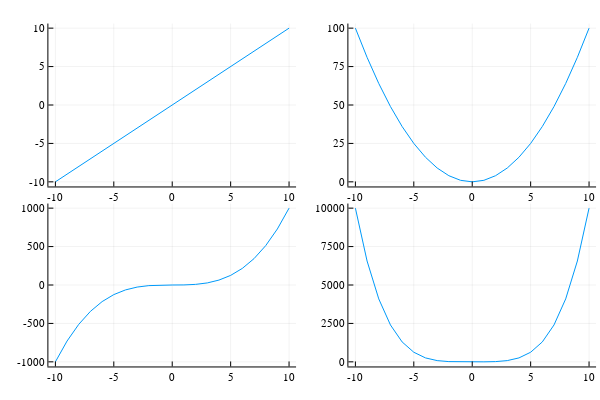

Notebook source saved alongside this figure:
### Markdown cell above
<br>

##### 8.2
Execute the following code:

### Code cell
p1 = plot(x, x)
p2 = plot(x, x.^2)
p3 = plot(x, x.^3)
p4 = plot(x, x.^4)
plot(p1, p2, p3, p4, layout = (2, 2), legend = false)

### Figure 1 — Plotly figure (JSON) as saved in the notebook; plotly's stock layout.template omitted (floating-point values rounded to 4 significant figures)
{"data": [{"colorbar": {"len": 0.4525, "title": "", "x": 0.4934, "y": 0.7639}, "legendgroup": "y1", "line": {"color": "rgba(0, 154, 250, 1.000)", "dash": "solid", "shape": "linear", "width": 1}, "mode": "lines", "name": "y1", "showlegend": true, "type": "scatter", "x": [-10, -9, -8, -7, -6, -5, -4, -3, -2, -1, 0, 1, 2, 3, 4, 5, 6, 7, 8, 9, 10], "xaxis": "x1", "y": [-10, -9, -8, -7, -6, -5, -4, -3, -2, -1, 0, 1, 2, 3, 4, 5, 6, 7, 8, 9, 10], "yaxis": "y1"}, {"colorbar": {"len": 0.4525, "title": "", "x": 0.9934, "y": 0.7639}, "legendgroup": "y1", "line": {"color": "rgba(0, 154, 250, 1.000)", "dash": "solid", "shape": "linear", "width": 1}, "mode": "lines", "name": "y1", "showlegend": true, "type": "scatter", "x": [-10, -9, -8, -7, -6, -5, -4, -3, -2, -1, 0, 1, 2, 3, 4, 5, 6, 7, 8, 9, 10], "xaxis": "x2", "y": [100, 81, 64, 49, 36, 25, 16, 9, 4, 1, 0, 1, 4, 9, 16, 25, 36, 49, 64, 81, 100], "yaxis": "y2"}, {"colorbar": {"len": 0.4525, "title": "", "x": 0.4934, "y": 0.2639}, "legendgroup": "y1", "line": {"color": "rgba(0, 154, 250, 1.000)", "dash": "solid", "shape": "linear", "width": 1}, "mode": "lines", "name": "y1", "showlegend": true, "type": "scatter", "x": [-10, -9, -8, -7, -6, -5, -4, -3, -2, -1, 0, 1, 2, 3, 4, 5, 6, 7, 8, 9, 10], "xaxis": "x3", "y": [-1000, -729, -512, -343, -216, -125, -64, -27, -8, -1, 0, 1, 8, 27, 64, 125, 216, 343, 512, 729, 1000], "yaxis": "y3"}, {"colorbar": {"len": 0.4525, "title": "", "x": 0.9934, "y": 0.2639}, "legendgroup": "y1", "line": {"color": "rgba(0, 154, 250, 1.000)", "dash": "solid", "shape": "linear", "width": 1}, "mode": "lines", "name": "y1", "showlegend": true, "type": "scatter", "x": [-10, -9, -8, -7, -6, -5, -4, -3, -2, -1, 0, 1, 2, 3, 4, 5, 6, 7, 8, 9, 10], "xaxis": "x4", "y": [10000, 6561, 4096, 2401, 1296, 625, 256, 81, 16, 1, 0, 1, 16, 81, 256, 625, 1296, 2401, 4096, 6561, 10000], "yaxis": "y4"}], "layout": {"annotations": [], "height": 400, "margin": {"b": 20, "l": 0, "r": 0, "t": 20}, "paper_bgcolor": "rgba(255, 255, 255, 1.000)", "plot_bgcolor": "rgba(255, 255, 255, 1.000)", "showlegend": false, "width": 600, "xaxis1": {"anchor": "y1", "domain": [0.08064, 0.4934], "gridcolor": "rgba(0, 0, 0, 0.100)", "gridwidth": 0.5, "linecolor": "rgba(0, 0, 0, 1.000)", "mirror": false, "range": [-10.6, 10.6], "showgrid": true, "showline": true, "showticklabels": true, "tickangle": 0, "tickcolor": "rgb(0, 0, 0)", "tickfont": {"color": "rgba(0, 0, 0, 1.000)", "family": "sans-serif", "size": 11}, "tickmode": "array", "ticks": "inside", "ticktext": ["-10", "-5", "0", "5", "10"], "tickvals": [-10, -5, 0, 5, 10], "title": "", "titlefont": {"color": "rgba(0, 0, 0, 1.000)", "family": "sans-serif", "size": 15}, "type": "-", "visible": true, "zeroline": false, "zerolinecolor": "rgba(0, 0, 0, 1.000)"}, "xaxis2": {"anchor": "y2", "domain": [0.5806, 0.9934], "gridcolor": "rgba(0, 0, 0, 0.100)", "gridwidth": 0.5, "linecolor": "rgba(0, 0, 0, 1.000)", "mirror": false, "range": [-10.6, 10.6], "showgrid": true, "showline": true, "showticklabels": true, "tickangle": 0, "tickcolor": "rgb(0, 0, 0)", "tickfont": {"color": "rgba(0, 0, 0, 1.000)", "family": "sans-serif", "size": 11}, "tickmode": "array", "ticks": "inside", "ticktext": ["-10", "-5", "0", "5", "10"], "tickvals": [-10, -5, 0, 5, 10], "title": "", "titlefont": {"color": "rgba(0, 0, 0, 1.000)", "family": "sans-serif", "size": 15}, "type": "-", "visible": true, "zeroline": false, "zerolinecolor": "rgba(0, 0, 0, 1.000)"}, "xaxis3": {"anchor": "y3", "domain": [0.08064, 0.4934], "gridcolor": "rgba(0, 0, 0, 0.100)", "gridwidth": 0.5, "linecolor": "rgba(0, 0, 0, 1.000)", "mirror": false, "range": [-10.6, 10.6], "showgrid": true, "showline": true, "showticklabels": true, "tickangle": 0, "tickcolor": "rgb(0, 0, 0)", "tickfont": {"color": "rgba(0, 0, 0, 1.000)", "family": "sans-serif", "size": 11}, "tickmode": "array", "ticks": "inside", "ticktext": ["-10", "-5", "0", "5", "10"], "tickvals": [-10, -5, 0, 5, 10], "title": "", "titlefont": {"color": "rgba(0, 0, 0, 1.000)", "family": "sans-serif", "size": 15}, "type": "-", "visible": true, "zeroline": false, "zerolinecolor": "rgba(0, 0, 0, 1.000)"}, "xaxis4": {"anchor": "y4", "domain": [0.5806, 0.9934], "gridcolor": "rgba(0, 0, 0, 0.100)", "gridwidth": 0.5, "linecolor": "rgba(0, 0, 0, 1.000)", "mirror": false, "range": [-10.6, 10.6], "showgrid": true, "showline": true, "showticklabels": true, "tickangle": 0, "tickcolor": "rgb(0, 0, 0)", "tickfont": {"color": "rgba(0, 0, 0, 1.000)", "family": "sans-serif", "size": 11}, "tickmode": "array", "ticks": "inside", "ticktext": ["-10", "-5", "0", "5", "10"], "tickvals": [-10, -5, 0, 5, 10], "title": "", "titlefont": {"color": "rgba(0, 0, 0, 1.000)", "family": "sans-serif", "size": 15}, "type": "-", "visible": true, "zeroline": false, "zerolinecolor": "rgba(0, 0, 0, 1.000)"}, "yaxis1": {"anchor": "x1", "domain": [0.5376, 0.9902], "gridcolor": "rgba(0, 0, 0, 0.100)", "gridwidth": 0.5, "linecolor": "rgba(0, 0, 0, 1.000)", "mirror": false, "range": [-10.6, 10.6], "showgrid": true, "showline": true, "showticklabels": true, "tickangle": 0, "tickcolor": "rgb(0, 0, 0)", "tickfont": {"color": "rgba(0, 0, 0, 1.000)", "family": "sans-serif", "size": 11}, "tickmode": "array", "ticks": "inside", "ticktext": ["-10", "-5", "0", "5", "10"], "tickvals": [-10, -5, 0, 5, 10], "title": "", "titlefont": {"color": "rgba(0, 0, 0, 1.000)", "family": "sans-serif", "size": 15}, "type": "-", "visible": true, "zeroline": false, "zerolinecolor": "rgba(0, 0, 0, 1.000)"}, "yaxis2": {"anchor": "x2", "domain": [0.5376, 0.9902], "gridcolor": "rgba(0, 0, 0, 0.100)", "gridwidth": 0.5, "linecolor": "rgba(0, 0, 0, 1.000)", "mirror": false, "range": [-3, 103], "showgrid": true, "showline": true, "showticklabels": true, "tickangle": 0, "tickcolor": "rgb(0, 0, 0)", "tickfont": {"color": "rgba(0, 0, 0, 1.000)", "family": "sans-serif", "size": 11}, "tickmode": "array", "ticks": "inside", "ticktext": ["0", "25", "50", "75", "100"], "tickvals": [0, 25, 50, 75, 100], "title": "", "titlefont": {"color": "rgba(0, 0, 0, 1.000)", "family": "sans-serif", "size": 15}, "type": "-", "visible": true, "zeroline": false, "zerolinecolor": "rgba(0, 0, 0, 1.000)"}, "yaxis3": {"anchor": "x3", "domain": [0.03762, 0.4902], "gridcolor": "rgba(0, 0, 0, 0.100)", "gridwidth": 0.5, "linecolor": "rgba(0, 0, 0, 1.000)", "mirror": false, "range": [-1060, 1060], "showgrid": true, "showline": true, "showticklabels": true, "tickangle": 0, "tickcolor": "rgb(0, 0, 0)", "tickfont": {"color": "rgba(0, 0, 0, 1.000)", "family": "sans-serif", "size": 11}, "tickmode": "array", "ticks": "inside", "ticktext": ["-1000", "-500", "0", "500", "1000"], "tickvals": [-1000, -500, 0, 500, 1000], "title": "", "titlefont": {"color": "rgba(0, 0, 0, 1.000)", "family": "sans-serif", "size": 15}, "type": "-", "visible": true, "zeroline": false, "zerolinecolor": "rgba(0, 0, 0, 1.000)"}, "yaxis4": {"anchor": "x4", "domain": [0.03762, 0.4902], "gridcolor": "rgba(0, 0, 0, 0.100)", "gridwidth": 0.5, "linecolor": "rgba(0, 0, 0, 1.000)", "mirror": false, "range": [-300, 10300], "showgrid": true, "showline": true, "showticklabels": true, "tickangle": 0, "tickcolor": "rgb(0, 0, 0)", "tickfont": {"color": "rgba(0, 0, 0, 1.000)", "family": "sans-serif", "size": 11}, "tickmode": "array", "ticks": "inside", "ticktext": ["0", "2500", "5000", "7500", "10000"], "tickvals": [0, 2500, 5000, 7500, 10000], "title": "", "titlefont": {"color": "rgba(0, 0, 0, 1.000)", "family": "sans-serif", "size": 15}, "type": "-", "visible": true, "zeroline": false, "zerolinecolor": "rgba(0, 0, 0, 1.000)"}}}
